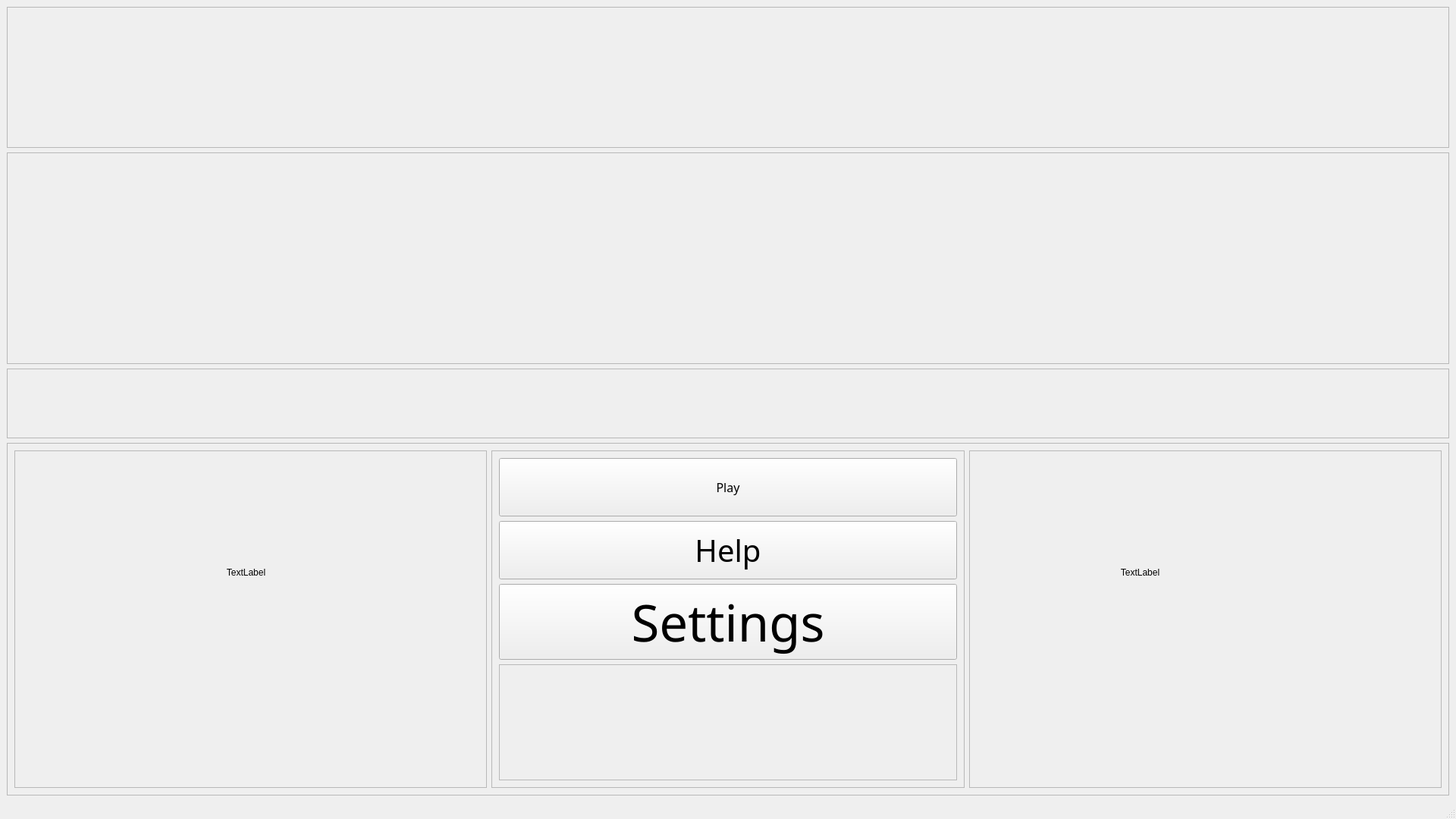
<?xml version="1.0" encoding="UTF-8"?>
<ui version="4.0">
 <class>StartScreen</class>
 <widget class="QMainWindow" name="StartScreen">
  <property name="geometry">
   <rect>
    <x>0</x>
    <y>0</y>
    <width>1920</width>
    <height>1080</height>
   </rect>
  </property>
  <property name="windowTitle">
   <string>MainWindow</string>
  </property>
  <widget class="QWidget" name="centralwidget">
   <layout class="QVBoxLayout" name="verticalLayout_2" stretch="2,3,1,5">
    <item>
     <widget class="QFrame" name="frm_main_spacer_upper">
      <property name="frameShape">
       <enum>QFrame::StyledPanel</enum>
      </property>
      <property name="frameShadow">
       <enum>QFrame::Raised</enum>
      </property>
     </widget>
    </item>
    <item>
     <widget class="QFrame" name="frm_main_logo">
      <property name="frameShape">
       <enum>QFrame::StyledPanel</enum>
      </property>
      <property name="frameShadow">
       <enum>QFrame::Raised</enum>
      </property>
      <layout class="QVBoxLayout" name="verticalLayout_7">
       <property name="spacing">
        <number>0</number>
       </property>
       <property name="leftMargin">
        <number>0</number>
       </property>
       <property name="topMargin">
        <number>0</number>
       </property>
       <property name="rightMargin">
        <number>0</number>
       </property>
       <property name="bottomMargin">
        <number>0</number>
       </property>
       <item>
        <widget class="QLabel" name="lbl_logo">
         <property name="text">
          <string/>
         </property>
         <property name="alignment">
          <set>Qt::AlignCenter</set>
         </property>
        </widget>
       </item>
      </layout>
     </widget>
    </item>
    <item>
     <widget class="QFrame" name="frm_main_spacer_middle">
      <property name="frameShape">
       <enum>QFrame::StyledPanel</enum>
      </property>
      <property name="frameShadow">
       <enum>QFrame::Raised</enum>
      </property>
     </widget>
    </item>
    <item>
     <widget class="QFrame" name="frm_main_lower">
      <property name="frameShape">
       <enum>QFrame::StyledPanel</enum>
      </property>
      <property name="frameShadow">
       <enum>QFrame::Raised</enum>
      </property>
      <layout class="QHBoxLayout" name="horizontalLayout_5" stretch="2,2,2">
       <item>
        <widget class="QFrame" name="frm_spacer_inner_left">
         <property name="frameShape">
          <enum>QFrame::StyledPanel</enum>
         </property>
         <property name="frameShadow">
          <enum>QFrame::Raised</enum>
         </property>
         <widget class="QLabel" name="lbl_gif_mirrored">
          <property name="geometry">
           <rect>
            <x>190</x>
            <y>50</y>
            <width>231</width>
            <height>221</height>
           </rect>
          </property>
          <property name="text">
           <string>TextLabel</string>
          </property>
          <property name="alignment">
           <set>Qt::AlignCenter</set>
          </property>
         </widget>
        </widget>
       </item>
       <item>
        <widget class="QFrame" name="frm_Buttons">
         <property name="frameShape">
          <enum>QFrame::StyledPanel</enum>
         </property>
         <property name="frameShadow">
          <enum>QFrame::Raised</enum>
         </property>
         <layout class="QVBoxLayout" name="verticalLayout_8" stretch="1,1,1,2">
          <item>
           <widget class="QPushButton" name="btn_play">
            <property name="sizePolicy">
             <sizepolicy hsizetype="MinimumExpanding" vsizetype="MinimumExpanding">
              <horstretch>0</horstretch>
              <verstretch>0</verstretch>
             </sizepolicy>
            </property>
            <property name="baseSize">
             <size>
              <width>0</width>
              <height>0</height>
             </size>
            </property>
            <property name="font">
             <font>
              <family>8514oem</family>
              <pointsize>12</pointsize>
             </font>
            </property>
            <property name="styleSheet">
             <string notr="true"/>
            </property>
            <property name="text">
             <string>Play</string>
            </property>
           </widget>
          </item>
          <item>
           <widget class="QPushButton" name="btn_help">
            <property name="sizePolicy">
             <sizepolicy hsizetype="MinimumExpanding" vsizetype="MinimumExpanding">
              <horstretch>0</horstretch>
              <verstretch>0</verstretch>
             </sizepolicy>
            </property>
            <property name="font">
             <font>
              <family>8514oem</family>
              <pointsize>30</pointsize>
             </font>
            </property>
            <property name="text">
             <string>Help</string>
            </property>
           </widget>
          </item>
          <item>
           <widget class="QPushButton" name="btn_settings">
            <property name="sizePolicy">
             <sizepolicy hsizetype="MinimumExpanding" vsizetype="MinimumExpanding">
              <horstretch>0</horstretch>
              <verstretch>0</verstretch>
             </sizepolicy>
            </property>
            <property name="font">
             <font>
              <family>8514oem</family>
              <pointsize>50</pointsize>
             </font>
            </property>
            <property name="text">
             <string>Settings</string>
            </property>
           </widget>
          </item>
          <item>
           <widget class="QFrame" name="frm_button_spacer">
            <property name="frameShape">
             <enum>QFrame::StyledPanel</enum>
            </property>
            <property name="frameShadow">
             <enum>QFrame::Raised</enum>
            </property>
           </widget>
          </item>
         </layout>
        </widget>
       </item>
       <item>
        <widget class="QFrame" name="frm_inner_spacer_right">
         <property name="frameShape">
          <enum>QFrame::StyledPanel</enum>
         </property>
         <property name="frameShadow">
          <enum>QFrame::Raised</enum>
         </property>
         <widget class="QLabel" name="lbl_gif">
          <property name="geometry">
           <rect>
            <x>110</x>
            <y>50</y>
            <width>231</width>
            <height>221</height>
           </rect>
          </property>
          <property name="text">
           <string>TextLabel</string>
          </property>
          <property name="alignment">
           <set>Qt::AlignCenter</set>
          </property>
         </widget>
        </widget>
       </item>
      </layout>
     </widget>
    </item>
   </layout>
  </widget>
  <widget class="QMenuBar" name="menubar">
   <property name="geometry">
    <rect>
     <x>0</x>
     <y>0</y>
     <width>1920</width>
     <height>25</height>
    </rect>
   </property>
  </widget>
  <widget class="QStatusBar" name="statusbar"/>
 </widget>
 <resources/>
 <connections/>
</ui>
